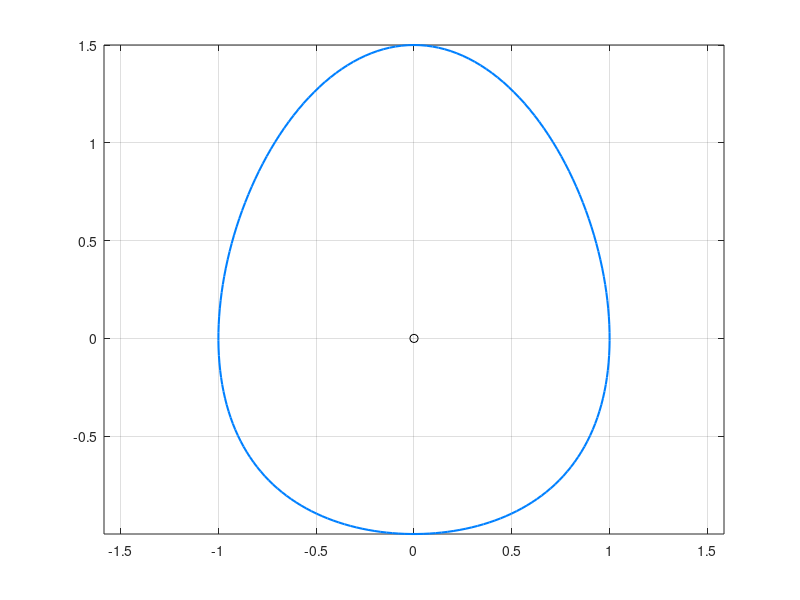

Recreate this plot in MATLAB.
clear all

a=1.5;
b=1;
c=1;

t=linspace(-0.5*pi,1.5*pi,200);

x=c*cos(t);
y=-0.5*((a+b)-(a-b)*sin(t)).*sin(t);

plot(x,y,'LineWidth',1.5,'color',[0,0.5,1]);
hold on;

plot(0,0,'ko');

axis equal;
grid on;
